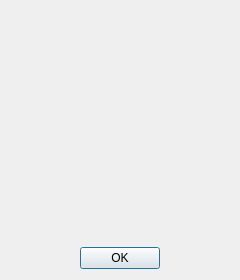
<?xml version="1.0" encoding="UTF-8"?>
<ui version="4.0">
 <class>PluginInfoDialog</class>
 <widget class="QDialog" name="PluginInfoDialog">
  <property name="geometry">
   <rect>
    <x>0</x>
    <y>0</y>
    <width>240</width>
    <height>280</height>
   </rect>
  </property>
  <property name="sizePolicy">
   <sizepolicy hsizetype="MinimumExpanding" vsizetype="MinimumExpanding">
    <horstretch>0</horstretch>
    <verstretch>0</verstretch>
   </sizepolicy>
  </property>
  <property name="windowTitle">
   <string>About plugin</string>
  </property>
  <layout class="QVBoxLayout" name="verticalLayout">
   <item>
    <widget class="QLabel" name="icon_label">
     <property name="text">
      <string notr="true">&lt;icon&gt;</string>
     </property>
     <property name="alignment">
      <set>Qt::AlignmentFlag::AlignCenter</set>
     </property>
    </widget>
   </item>
   <item>
    <widget class="QLabel" name="name_value">
     <property name="font">
      <font>
       <pointsize>14</pointsize>
       <bold>true</bold>
      </font>
     </property>
     <property name="text">
      <string notr="true">&lt;plugin_name&gt;</string>
     </property>
     <property name="alignment">
      <set>Qt::AlignmentFlag::AlignCenter</set>
     </property>
    </widget>
   </item>
   <item>
    <widget class="QLabel" name="version_value">
     <property name="font">
      <font>
       <pointsize>10</pointsize>
       <bold>true</bold>
      </font>
     </property>
     <property name="text">
      <string notr="true">&lt;version&gt;</string>
     </property>
     <property name="alignment">
      <set>Qt::AlignmentFlag::AlignCenter</set>
     </property>
    </widget>
   </item>
   <item>
    <widget class="QLabel" name="description_value">
     <property name="font">
      <font>
       <pointsize>10</pointsize>
      </font>
     </property>
     <property name="text">
      <string notr="true">&lt;description&gt;</string>
     </property>
     <property name="alignment">
      <set>Qt::AlignmentFlag::AlignCenter</set>
     </property>
     <property name="wordWrap">
      <bool>true</bool>
     </property>
    </widget>
   </item>
   <item>
    <spacer name="verticalSpacer">
     <property name="orientation">
      <enum>Qt::Orientation::Vertical</enum>
     </property>
     <property name="sizeHint" stdset="0">
      <size>
       <width>20</width>
       <height>20</height>
      </size>
     </property>
    </spacer>
   </item>
   <item>
    <widget class="QLabel" name="copyright_label">
     <property name="text">
      <string notr="true">&lt;copyright string&gt;</string>
     </property>
     <property name="alignment">
      <set>Qt::AlignmentFlag::AlignCenter</set>
     </property>
    </widget>
   </item>
   <item>
    <widget class="QDialogButtonBox" name="buttonBox">
     <property name="orientation">
      <enum>Qt::Orientation::Horizontal</enum>
     </property>
     <property name="standardButtons">
      <set>QDialogButtonBox::StandardButton::Ok</set>
     </property>
     <property name="centerButtons">
      <bool>true</bool>
     </property>
    </widget>
   </item>
  </layout>
 </widget>
 <resources/>
 <connections>
  <connection>
   <sender>buttonBox</sender>
   <signal>accepted()</signal>
   <receiver>PluginInfoDialog</receiver>
   <slot>accept()</slot>
   <hints>
    <hint type="sourcelabel">
     <x>248</x>
     <y>254</y>
    </hint>
    <hint type="destinationlabel">
     <x>157</x>
     <y>274</y>
    </hint>
   </hints>
  </connection>
  <connection>
   <sender>buttonBox</sender>
   <signal>rejected()</signal>
   <receiver>PluginInfoDialog</receiver>
   <slot>reject()</slot>
   <hints>
    <hint type="sourcelabel">
     <x>316</x>
     <y>260</y>
    </hint>
    <hint type="destinationlabel">
     <x>286</x>
     <y>274</y>
    </hint>
   </hints>
  </connection>
 </connections>
</ui>
